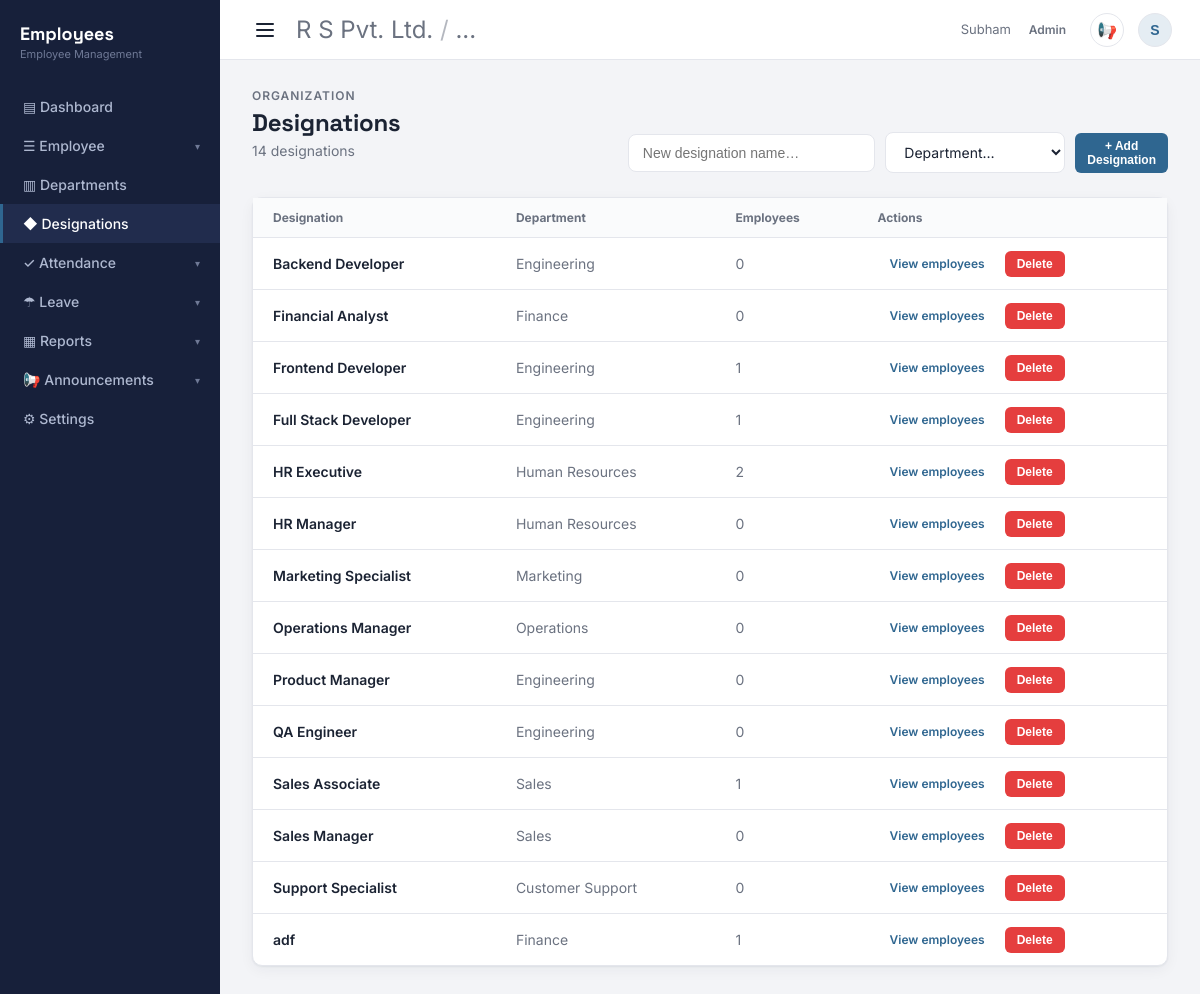
/designations (signed in), run on the app's committed database.
### tables this page shows
CREATE TABLE designations (
    id INTEGER PRIMARY KEY AUTOINCREMENT,
    name TEXT NOT NULL UNIQUE,
    department TEXT   -- which department this designation belongs to (matches departments.name);
                       -- NULL means it's available under every department
);

### app.py (the view, shortened to what this page needs)
@app.route("/designations", methods=["GET", "POST"])
@login_required
@roles_required("Admin", "HR Manager")
def designations():
    db = get_db()
    dept_names = get_department_names(db)
    rows = db.execute("SELECT id, name, department FROM designations ORDER BY name").fetchall()
    counts = {
        row["role"]: row["count"]
        for row in db.execute("SELECT role, COUNT(*) as count FROM employees GROUP BY role").fetchall()
    }
    designation_list = [
        {"id": row["id"], "name": row["name"], "department": row["department"], "count": counts.get(row["name"], 0)}
        for row in rows
    ]
    official_names = {row["name"].lower() for row in rows}
    other_names = sorted(
        n for n in counts if n and counts.get(n, 0) > 0 and n.lower() not in official_names
    )
    others_summary = {"count": sum(counts[n] for n in other_names)} if other_names else None
    return render_template(
        "designations.html",
        designations=designation_list,
        departments=dept_names,
        others_summary=others_summary,
    )

### app.py (called while the page is built)
def login_required(view):
    @wraps(view)
    def wrapped(*args, **kwargs):
        if not session.get("logged_in"):
            return redirect(url_for("login"))
        return view(*args, **kwargs)
    return wrapped

def roles_required(*allowed_roles):
    def decorator(view):
        @wraps(view)
        def wrapped(*args, **kwargs):
            if not session.get("logged_in"):
                return redirect(url_for("login"))
            if session.get("role") not in allowed_roles:
                flash("You don't have permission to access that page.")
                return redirect(url_for("dashboard"))
            return view(*args, **kwargs)
        return wrapped
    return decorator

def get_db():
    if "db" not in g:
        g.db = db_compat.connect(DB_PATH)
        g.db.execute("PRAGMA foreign_keys = ON")
    return g.db

def get_department_names(db):
    rows = db.execute("SELECT name FROM departments ORDER BY name").fetchall()
    names = [row["name"] for row in rows]
    return names or list(DEPARTMENTS)

### db_compat.py (called while the page is built)
    def connect(sqlite_path):
        conn = sqlite3.connect(sqlite_path)
        conn.row_factory = sqlite3.Row
        return conn

### templates/designations.html (shortened to what this page needs)
{% extends "base.html" %}
{% block content %}
<div class="page-head">
  <div>
    <div class="eyebrow">Organization</div>
    <h1>Designations</h1>
    {% set row_count = designations|length + (1 if others_summary else 0) %}
    <p class="sub">{{ row_count }} designation{{ 's' if row_count != 1 else '' }}</p>
  </div>
  <form method="post" action="{{ url_for('designations') }}" style="display: flex; gap: 10px; align-items: center;">
    <input
      class="search-input"
      type="text"
      name="name"
      placeholder="New designation name…"
      required
    />
    <select name="department" class="filter-select" required>
      <option value="" disabled selected>Department…</option>
    </select>
    <button type="submit" class="btn btn-primary btn-sm">+ Add Designation</button>
  </form>
</div>
<div class="card" style="padding: 0; margin-top: 16px;">
  <div style="overflow-x: auto;">
  <table>
    <thead>
      <tr>
        <th>Designation</th>
        <th>Department</th>
        <th>Employees</th>
        <th>Actions</th>
      </tr>
    </thead>
    <tbody>
      {% for d in designations %}
      <tr>
        <td style="font-weight: 600;">{{ d.name }}</td>
        <td style="color: var(--text-muted);">{{ d.department or 'All departments' }}</td>
        <td style="color: var(--text-muted);">{{ d.count }}</td>
        <td>
          <div class="row-actions">
            <a href="{{ url_for('employee_list', q=d.name) }}" class="btn btn-ghost btn-sm">View employees</a>
            <form method="post" action="{{ url_for('delete_designation', des_id=d.id) }}"
                  onsubmit="return confirm('Delete {{ d.name }}?');">
              <button type="submit" class="btn btn-danger btn-sm">Delete</button>
            </form>
          </div>
        </td>
      </tr>
      {% else %}
      {% if not others_summary %}
      <tr>
        <td colspan="4" style="color: var(--text-muted);">No designations yet — add one above.</td>
      </tr>
      {% endif %}
      {% endfor %}
    </tbody>
  </table>
  </div>
</div>
{% endblock %}

### static/css/style.css (style rules this page uses)
:root { --bg: #f3f4f7; --surface: #ffffff; --sidebar: #17203a; --sidebar-hover: #212c4d; --sidebar-text: #aeb8d0; --sidebar-text-dim: #6f7996; --primary: #2f6690; --primary-dark: #234c6c; --primary-soft: #e5edf3; --accent-green: #4c9a78; --accent-green-soft: #e6f2ec; --accent-amber: #c97b3b; --accent-amber-soft: #f7ece0; --accent-red: #b85c5c; --accent-red-soft: #f6e8e8; --text: #1b2333; --text-muted: #6b7280; --border: #e4e6ec; --radius: 10px; --shadow: 0 1px 2px rgba(23, 32, 58, 0.06), 0 4px 14px rgba(23, 32, 58, 0.05); }
* { box-sizing: border-box; }
html, body { height: 100%; margin: 0; }
body { background: var(--bg); color: var(--text); font-family: "Inter", -apple-system, BlinkMacSystemFont, sans-serif; -webkit-font-smoothing: antialiased; }
h1, h2, h3, h4 { font-family: "Space Grotesk", "Inter", sans-serif; margin: 0; letter-spacing: -0.01em; }
a { color: inherit; text-decoration: none; }
.page-head { display: flex; align-items: flex-end; justify-content: space-between; gap: 16px; margin-bottom: 24px; flex-wrap: wrap; }
.eyebrow { font-size: 12px; font-weight: 600; letter-spacing: 0.08em; text-transform: uppercase; color: var(--text-muted); margin-bottom: 4px; }
.page-head h1 { font-size: 24px; font-weight: 700; }
.page-head p.sub { color: var(--text-muted); font-size: 14px; margin-top: 4px; }
.btn { display: inline-block; border: none; border-radius: 8px; padding: 10px 18px; font-size: 14px; font-weight: 600; cursor: pointer; }
.btn-primary { background: var(--primary); color: #fff; }
.btn-ghost { background: transparent; color: var(--primary); border: 1px solid var(--border); }
.btn-danger { background: #e53e3e; color: #fff; }
.btn-sm { padding: 6px 12px; font-size: 12px; border-radius: 6px; }
.row-actions { display: flex; gap: 8px; align-items: center; white-space: nowrap; }
.row-actions form { display: inline; }
.row-actions .btn { border: none; }
.card { background: var(--surface); border: 1px solid var(--border); border-radius: var(--radius); box-shadow: var(--shadow); }
table { width: 100%; border-collapse: collapse; }
thead tr { font-size: 12px; color: var(--text-muted); text-align: left; background: #fafbfc; }
th, td { padding: 12px 20px; }
tbody tr { border-top: 1px solid var(--border); font-size: 14px; }
.search-input { width: 100%; max-width: 360px; padding: 10px 14px; border-radius: 8px; border: 1px solid var(--border); font-size: 14px; }
.filter-select { padding: 10px 14px; border-radius: 8px; border: 1px solid var(--border); font-size: 14px; font-family: inherit; background: var(--surface); color: var(--text); min-width: 180px; }

### data on the page
designations: name "Backend Developer", department "Engineering", count "0"
designations: name "Financial Analyst", department "Finance", count "0"
designations: name "Frontend Developer", department "Engineering", count "1"
designations: name "Full Stack Developer", department "Engineering", count "1"
designations: name "HR Executive", department "Human Resources", count "2"
designations: name "HR Manager", department "Human Resources", count "0"
designations: name "Marketing Specialist", department "Marketing", count "0"
designations: name "Operations Manager", department "Operations", count "0"
designations: name "Product Manager", department "Engineering", count "0"
designations: name "QA Engineer", department "Engineering", count "0"
designations: name "Sales Associate", department "Sales", count "1"
designations: name "Sales Manager", department "Sales", count "0"
designations: name "Support Specialist", department "Customer Support", count "0"
designations: name "adf", department "Finance", count "1"

### other printed values
{{ current_username }} "Subham"
{{ current_role }} "Admin"
{{ current_username[0]|upper if current_username else '?' }} "S"
{{ row_count }} "14"
{{ 's' if row_count != 1 else '' }} "s"
